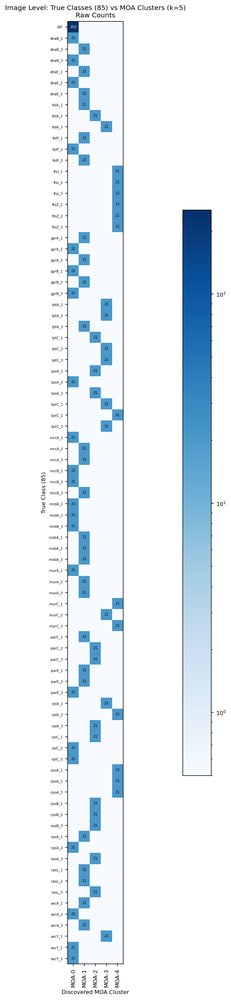
#> input picture 1_Dino_embeddings_logistic_regression/dino_moa/confusion_image_85classes.png, 231 x 1000 px, shrunk from 690 x 2990 before the run
$ python visualize_brightness_contrast.py --image_path ../1_Dino_embeddings_logistic_regression/dino_moa/confusion_image_85classes.png
#> lines starting #> are read from the running program, lines starting #| are printed output that depends on the picture
#!/usr/bin/env python3
"""
Visualize brightness and contrast augmentation levels.
"""

import argparse
import os

import matplotlib
matplotlib.use('Agg')
import matplotlib.pyplot as plt
from PIL import Image
from PIL import ImageEnhance


def visualize(image_path: str, output_dir: str = './') -> str:
    """Visualize brightness/contrast at different levels.

    Args:
        image_path: Path to the input image
        output_dir: Directory to save the output plot

    Returns:
        Path to saved output file
    """
#> called with output_dir = './'
    # Load image
    image = Image.open(image_path).convert('RGB')

    # Different brightness/contrast levels
    levels = [
        ('Original', 0.0, 0.0),
        ('Bright +30%', 0.3, 0.0),
        ('Bright -30%', -0.3, 0.0),
        ('Contrast +30%', 0.0, 0.3),
        ('Contrast -30%', 0.0, -0.3),
        ('Both +30%', 0.3, 0.3),
        ('Both -30%', -0.3, -0.3),
    ]

    fig, axes = plt.subplots(2, 4, figsize=(16, 8))
    axes_flat = axes.flatten()

    for idx, (name, bright, contrast) in enumerate(levels):
        # Apply brightness and contrast using PIL
        img = image.copy()

        if bright != 0.0:
            factor = 1.0 + bright
            enhancer = ImageEnhance.Brightness(img)
            img = enhancer.enhance(factor)

        if contrast != 0.0:
            factor = 1.0 + contrast
            enhancer = ImageEnhance.Contrast(img)
            img = enhancer.enhance(factor)

        # Display
        axes_flat[idx].imshow(img)
        axes_flat[idx].set_title(f'{name}\nB={bright}, C={contrast}', fontsize=10)
        axes_flat[idx].axis('off')
#> this loop made 7 passes
#> pass 2, in visualize, `img = enhancer.enhance(factor)`:
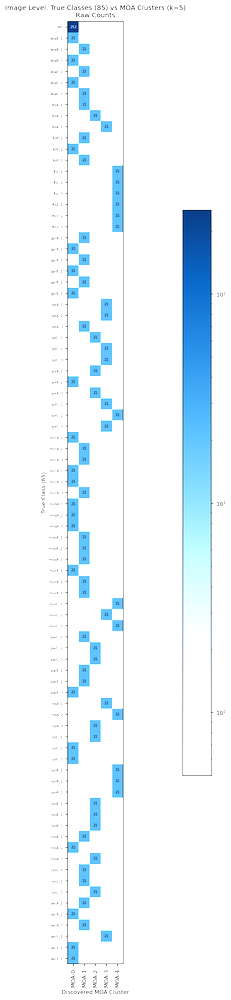
#> img: PIL image 231x1000 RGB; mean R, G, B 238.1, 246.3, 251.5
#> pass 3, in visualize, `img = enhancer.enhance(factor)`:
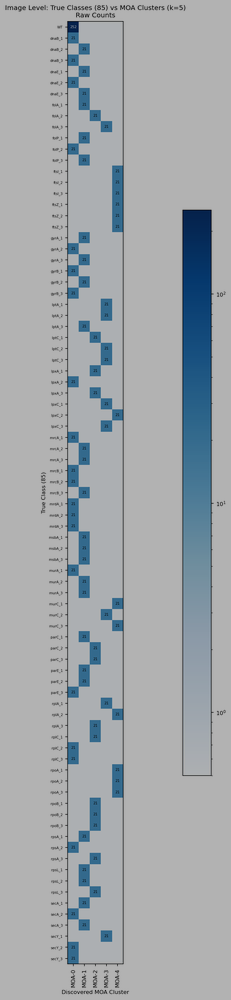
#> img: PIL image 231x1000 RGB; mean R, G, B 161.8, 167.1, 171
#> after the loop:
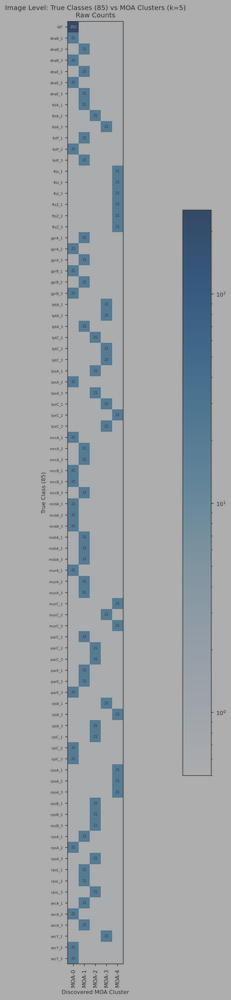
#> img: PIL image 231x1000 RGB; mean R, G, B 162.7, 166.4, 169.1

    # Hide unused subplot
    axes_flat[7].axis('off')

    plt.tight_layout()
    output_path = os.path.join(output_dir, 'brightness_contrast_levels.png')
    plt.savefig(output_path, dpi=150, bbox_inches='tight')
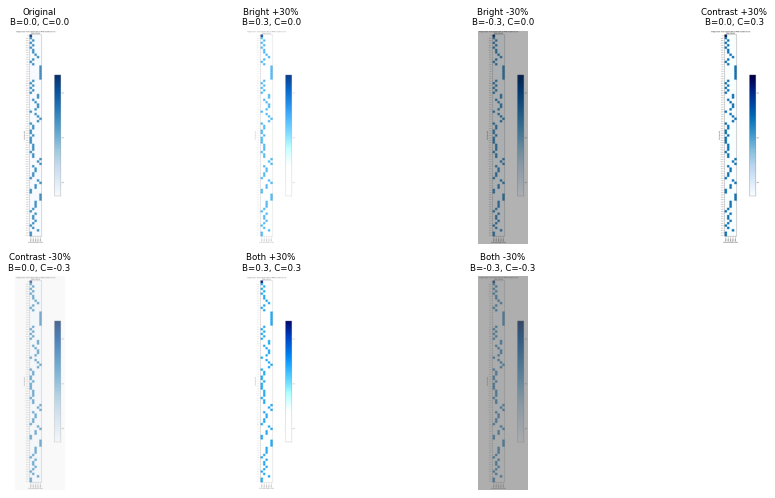
#> figure drawn by matplotlib, 7 panels
    print(f"Saved: {output_path}")
    return output_path


if __name__ == '__main__':
    parser = argparse.ArgumentParser(description='Visualize brightness/contrast augmentation levels')
    parser.add_argument('--image_path', type=str, required=True, help='Path to sample image')
    parser.add_argument('--output_dir', type=str, default='./', help='Output directory')
    args = parser.parse_args()

    visualize(args.image_path, args.output_dir)

$ run again, on 1_Dino_embeddings_logistic_regression/dino_moa/confusion_well_85classes.png
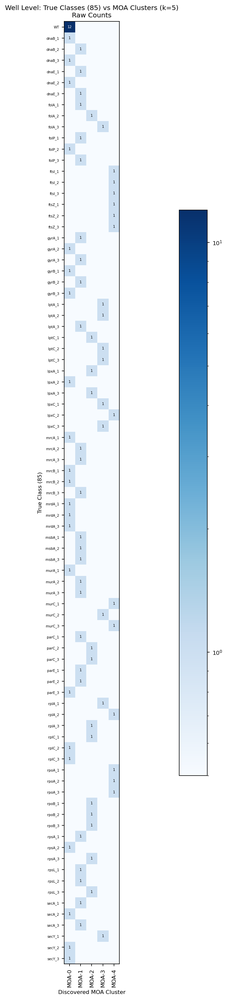
#> input picture 1_Dino_embeddings_logistic_regression/dino_moa/confusion_well_85classes.png, 227 x 1000 px, shrunk from 679 x 2990 before the run
#> the loop in visualize, `for idx, (name, bright, contrast) in enumerate(levels):` made 7 passes
#> pass 3, in visualize, `img = enhancer.enhance(factor)`:
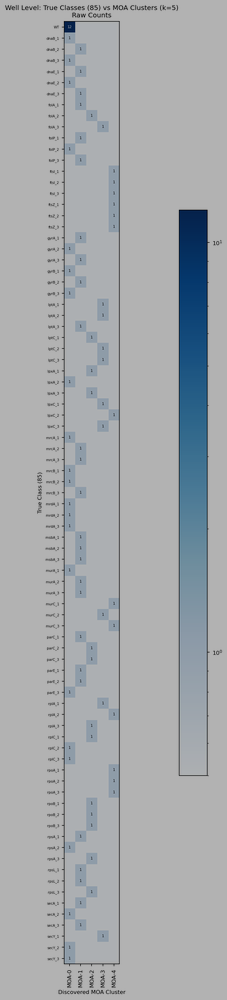
#> img: PIL image 227x1000 RGB; mean R, G, B 165.8, 169.3, 172.3
#> after the loop in visualize, `for idx, (name, bright, contrast) in enumerate(levels):`:
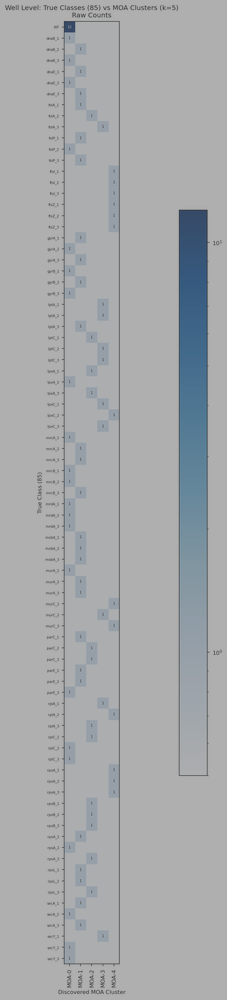
#> img: PIL image 227x1000 RGB; mean R, G, B 166.5, 168.9, 171

$ run again, on 1_Dino_embeddings_logistic_regression/dino_moa/effnet_vs_dino_comparison.png
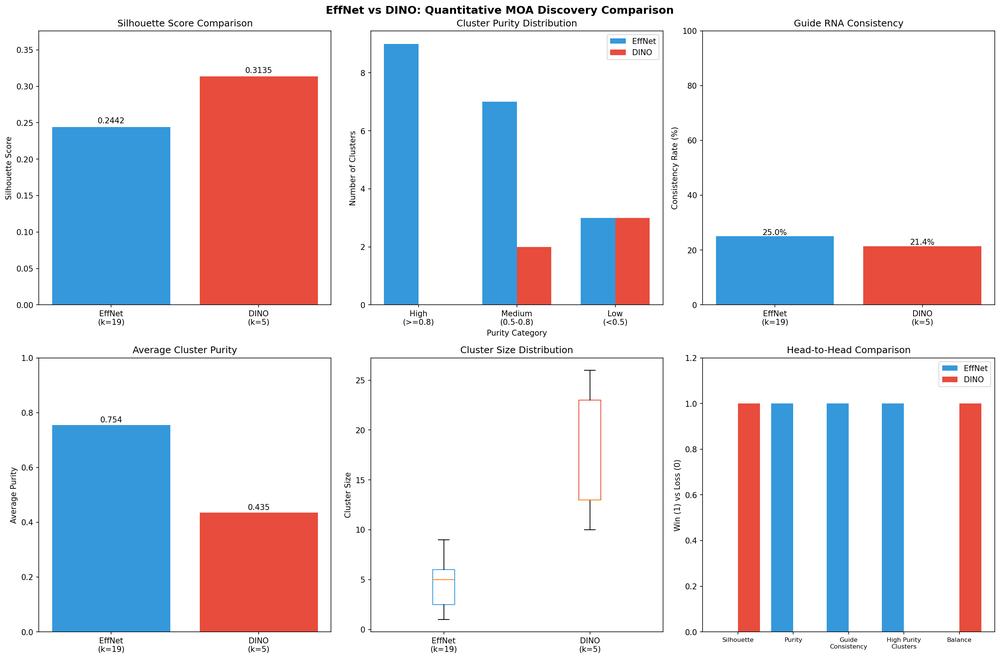
#> input picture 1_Dino_embeddings_logistic_regression/dino_moa/effnet_vs_dino_comparison.png, 1000 x 659 px, shrunk from 2683 x 1769 before the run
#> the loop in visualize, `for idx, (name, bright, contrast) in enumerate(levels):` made 7 passes
#> pass 3, in visualize, `img = enhancer.enhance(factor)`:
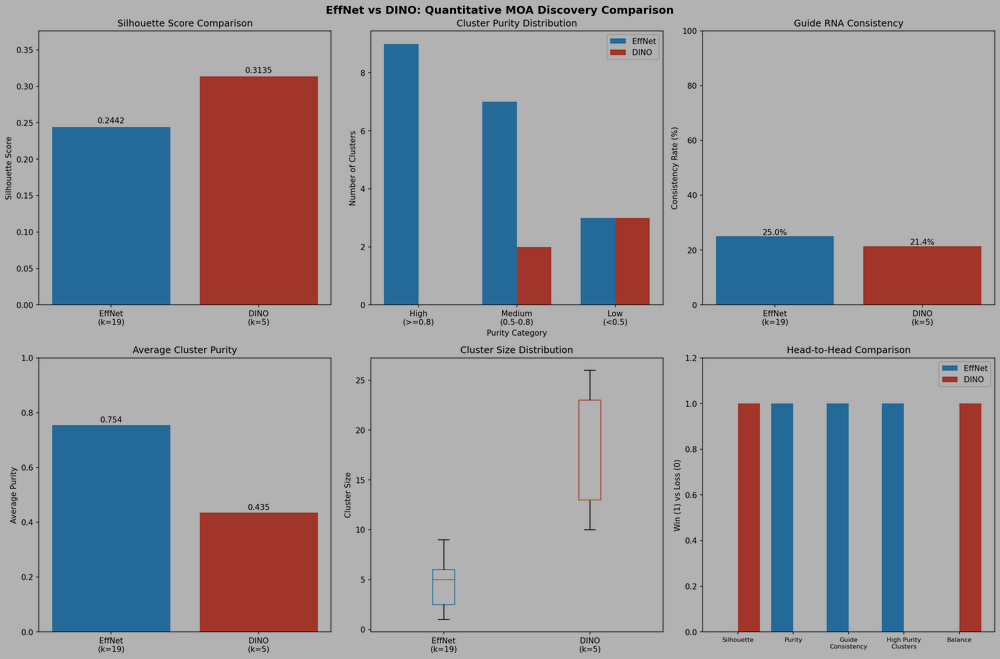
#> img: PIL image 1000x659 RGB; mean R, G, B 154.4, 153.4, 158.6
#> after the loop in visualize, `for idx, (name, bright, contrast) in enumerate(levels):`:
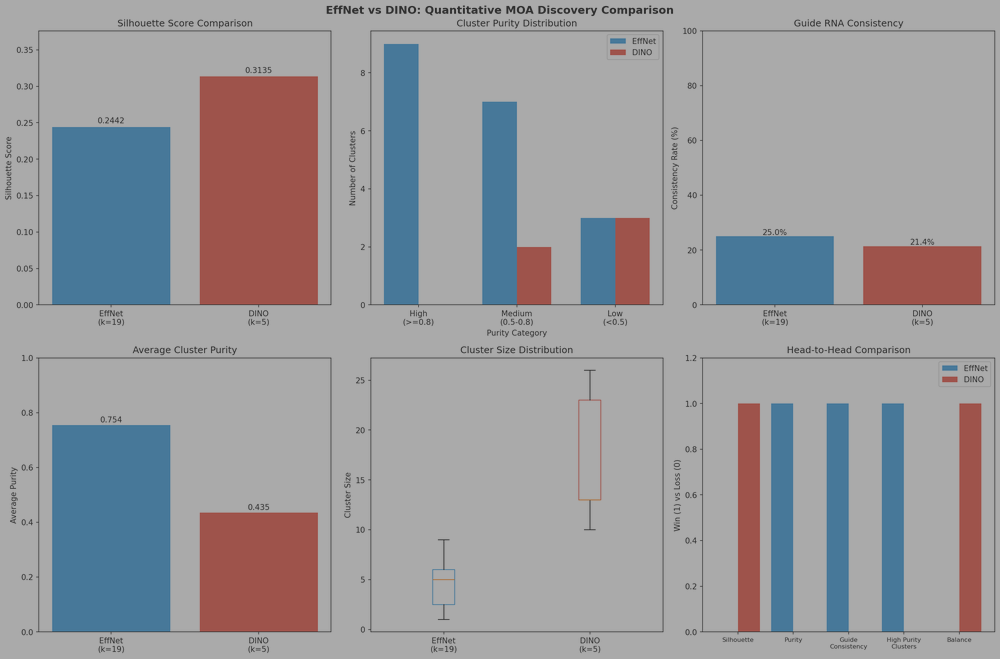
#> img: PIL image 1000x659 RGB; mean R, G, B 153.6, 152.9, 156.5

$ run again, on 1_Dino_embeddings_logistic_regression/dino_moa/k_optimization.png
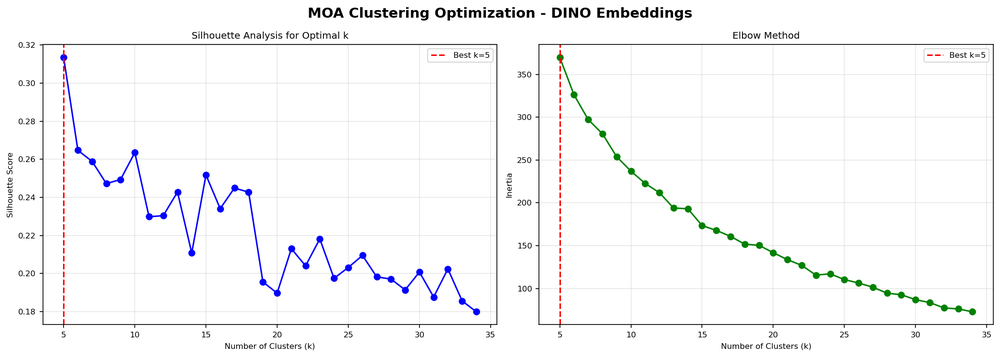
#> input picture 1_Dino_embeddings_logistic_regression/dino_moa/k_optimization.png, 1000 x 357 px, shrunk from 2093 x 747 before the run
#> the loop in visualize, `for idx, (name, bright, contrast) in enumerate(levels):` made 7 passes
#> pass 3, in visualize, `img = enhancer.enhance(factor)`:
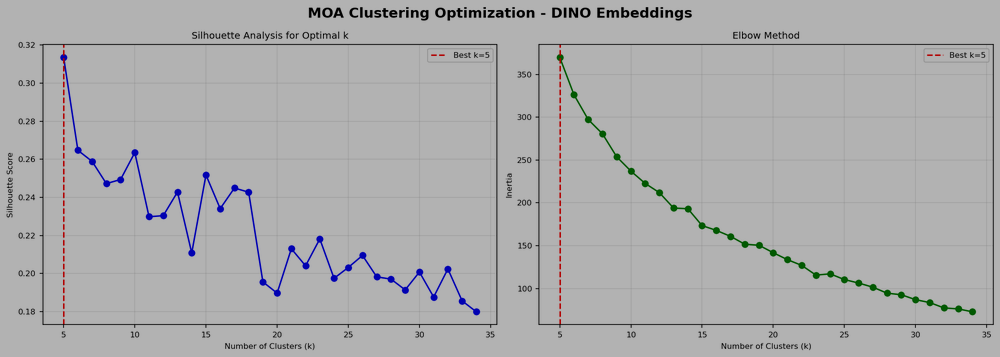
#> img: PIL image 1000x357 RGB; mean R, G, B 172.6, 172.7, 173.4
#> after the loop in visualize, `for idx, (name, bright, contrast) in enumerate(levels):`:
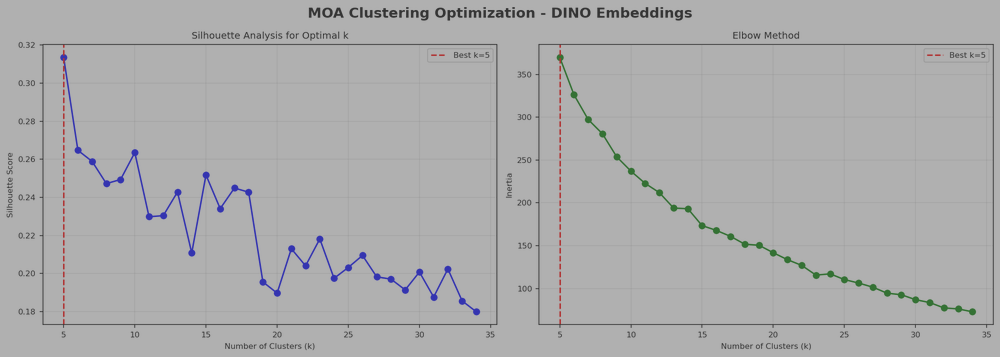
#> img: PIL image 1000x357 RGB; mean R, G, B 172.2, 172.3, 172.8
